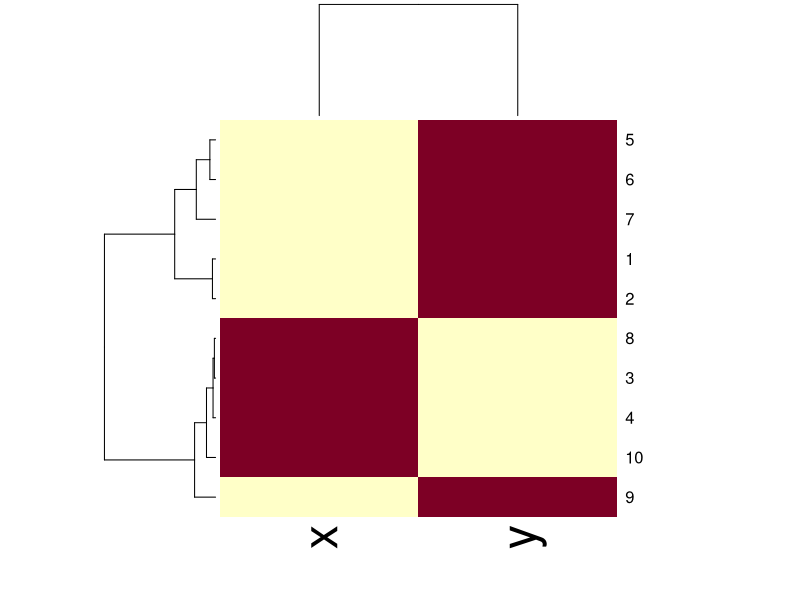

Generate this figure with R:
# Simulate a simple dataset of 10 points.Create a heat map to visualize relationships between the variables
x<-rnorm(10,mean=rep(1:5,each=2),sd=0.7) 
y<-rnorm(10,mean=rep(c(1,9),each=5),sd=0.1)
dataFrame<-data.frame(x=x,y=y)
set.seed(143)
View(dataFrame)
dataMatrix<-as.matrix(dataFrame)[sample(1:10),] # convert to class 'matrix', then shuffle the rows of the matrix
heatmap(dataMatrix) # visualize hierarchical clustering via a heatmap 